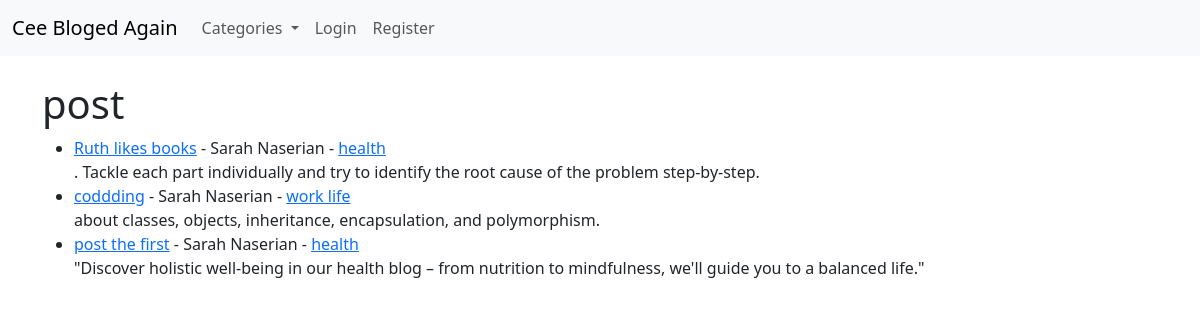
The page / on the database its author committed.
### blog_cee/models.py (models this page shows, shortened)
class Post(models.Model):
    title = models.CharField(max_length=255)
    header_image = models.ImageField(null=True,blank=True,upload_to="images/")
    title_tag = models.CharField(max_length=255, default="cee blogged")
    author = models.ForeignKey(User, on_delete = models.CASCADE)
    body = RichTextField(blank=True, null=True)
    post_date = models.DateField(auto_now_add = True)
    category = models.CharField(max_length=255)
    snippet = models.CharField(max_length=255)
    likes = models.ManyToManyField(User,related_name ='blogposts')

### blog_cee/views.py (the view)
# urls.py: path('',Homeview.as_view(), name='home'),
class Homeview(ListView):
    model = Post
    template_name = 'home.html'
    ordering = ['-post_date']
    def get_context_data(self,*args, **kwargs):
        cat_menu = Category.objects.all()
        context = super(Homeview,self).get_context_data(*args, **kwargs)
        context["cat_menu"]=cat_menu
        return context

### blog_cee/models.py (called while the page is built)
    def __str__(self):
        return self.name

### blog_cee/templates/home.html (shortened to what this page needs)
{% extends 'base_new.html' %}
{% block content %}
<h1>post</h1>
    <ul>
    {% for post in object_list %}
    <li> <a href="{% url 'article-detail' post.pk %}">{{post.title}}</a> - {{post.author.first_name}} {{post.author.last_name}} - <a href="{% url 'category' post.category|slugify %}">{{post.category}}</a>
        <br>
        {{ post.snippet }}</li>
    {% endfor %}
    </ul>
{% endblock %}

### rows shown on the page
Post: title "Ruth likes books", author.first_name "Sarah", author.last_name "Naserian", category "health", snippet ". Tackle each part individually and try to identify the root cause of the problem step-by-step."
Post: title "coddding", author.first_name "Sarah", author.last_name "Naserian", category "work life", snippet "about classes, objects, inheritance, encapsulation, and polymorphism."
Post: title "post the first", author.first_name "Sarah", author.last_name "Naserian", category "health", snippet "\"Discover holistic well-being in our health blog – from nutrition to mindfulness, we'll guide you to a balanced life.\""
